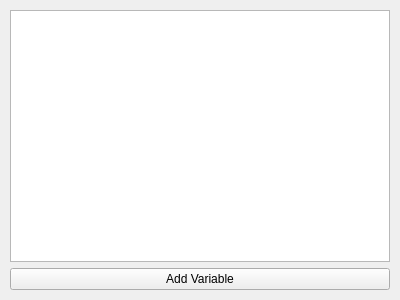
<?xml version="1.0" encoding="UTF-8"?>
<ui version="4.0">
 <class>variables_panel</class>
 <widget class="QWidget" name="variables_panel">
  <property name="geometry">
   <rect>
    <x>0</x>
    <y>0</y>
    <width>400</width>
    <height>300</height>
   </rect>
  </property>
  <property name="windowTitle">
   <string>Form</string>
  </property>
  <layout class="QGridLayout" name="gridLayout">
   <property name="leftMargin">
    <number>10</number>
   </property>
   <property name="topMargin">
    <number>10</number>
   </property>
   <property name="rightMargin">
    <number>10</number>
   </property>
   <property name="bottomMargin">
    <number>10</number>
   </property>
   <item row="0" column="0">
    <widget class="QListWidget" name="variables_list_widget">
     <property name="dragEnabled">
      <bool>true</bool>
     </property>
    </widget>
   </item>
   <item row="1" column="0">
    <widget class="QPushButton" name="add_variable_button">
     <property name="text">
      <string>Add Variable</string>
     </property>
    </widget>
   </item>
  </layout>
 </widget>
 <resources/>
 <connections>
  <connection>
   <sender>add_variable_button</sender>
   <signal>clicked()</signal>
   <receiver>variables_panel</receiver>
   <slot>on_add_variable_button_clicked()</slot>
   <hints>
    <hint type="sourcelabel">
     <x>172</x>
     <y>292</y>
    </hint>
    <hint type="destinationlabel">
     <x>397</x>
     <y>135</y>
    </hint>
   </hints>
  </connection>
 </connections>
 <slots>
  <slot>on_add_variable_button_clicked()</slot>
 </slots>
</ui>
